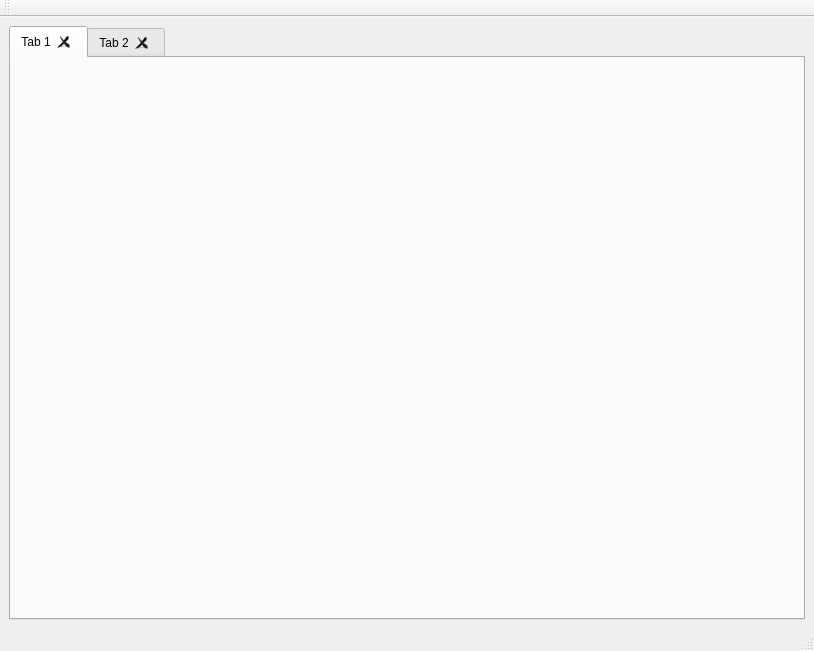
<?xml version="1.0" encoding="UTF-8"?>
<ui version="4.0">
 <class>MainWindow</class>
 <widget class="QMainWindow" name="MainWindow">
  <property name="geometry">
   <rect>
    <x>0</x>
    <y>0</y>
    <width>814</width>
    <height>651</height>
   </rect>
  </property>
  <property name="windowTitle">
   <string>MainWindow</string>
  </property>
  <widget class="QWidget" name="centralwidget">
   <layout class="QVBoxLayout" name="verticalLayout">
    <item>
     <widget class="QTabWidget" name="tabWidget">
      <property name="tabPosition">
       <enum>QTabWidget::North</enum>
      </property>
      <property name="tabShape">
       <enum>QTabWidget::Rounded</enum>
      </property>
      <property name="currentIndex">
       <number>0</number>
      </property>
      <property name="documentMode">
       <bool>false</bool>
      </property>
      <property name="tabsClosable">
       <bool>true</bool>
      </property>
      <property name="movable">
       <bool>true</bool>
      </property>
      <property name="tabBarAutoHide">
       <bool>false</bool>
      </property>
      <widget class="RadialTabWidget" name="tab">
       <attribute name="title">
        <string>Tab 1</string>
       </attribute>
      </widget>
      <widget class="RadialTabWidget" name="tab_2">
       <attribute name="title">
        <string>Tab 2</string>
       </attribute>
      </widget>
     </widget>
    </item>
   </layout>
  </widget>
  <widget class="QMenuBar" name="menubar">
   <property name="geometry">
    <rect>
     <x>0</x>
     <y>0</y>
     <width>814</width>
     <height>25</height>
    </rect>
   </property>
  </widget>
  <widget class="QStatusBar" name="statusbar"/>
  <widget class="QToolBar" name="toolBar">
   <property name="windowTitle">
    <string>toolBar</string>
   </property>
   <attribute name="toolBarArea">
    <enum>TopToolBarArea</enum>
   </attribute>
   <attribute name="toolBarBreak">
    <bool>false</bool>
   </attribute>
  </widget>
 </widget>
 <customwidgets>
  <customwidget>
   <class>RadialTabWidget</class>
   <extends>QWidget</extends>
   <header>radialtabwidget.h</header>
   <container>1</container>
  </customwidget>
 </customwidgets>
 <resources/>
 <connections/>
</ui>
